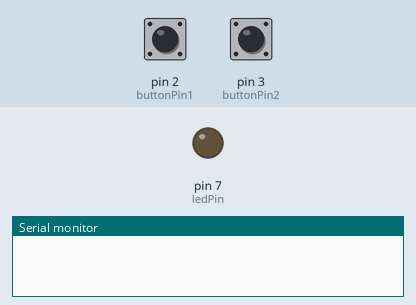
Bench run of a sketch on a simulated Arduino Uno, built with avr-gcc and run on an emulated ATmega328P. Parts: output pins drawn as LEDs (lit = HIGH), the last lines printed to the serial monitor. Inputs (shaded band) come from the test bench; at power-on: pin 3 (buttonPin2) LOW, pin 2 (buttonPin1) LOW.

Above: at 1.2 s.
1.3 s: pin 3 (buttonPin2) pulled HIGH for 0.15 s
At 1.4 s:
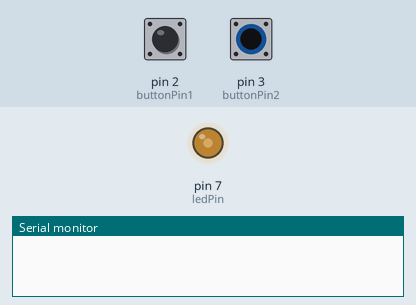
3.0 s: pin 2 (buttonPin1) pulled HIGH for 0.15 s
5.0 s: pin 3 (buttonPin2) pulled HIGH for 1 s
At 5.5 s:
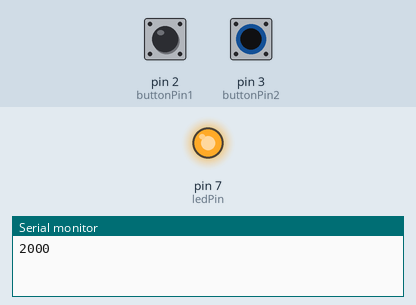
Timing chart, 0 to 14.5 s (numbered marks = the images above; inputs shaded):
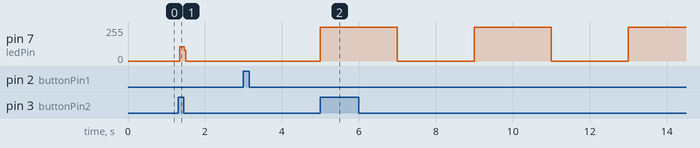

Measured:
- after the input at 1.3 s, pin 7 (ledPin): 0/255 → 108/255 at once, → 0/255 0.12 s later
- after the input at 5.0 s, pin 7 (ledPin): alternates 255/255 for 2.0 s and 0/255 for 2.0 s, starting at once

The sketch:

LUCES-NAVIDAD.ino
```cpp
const int buttonPin1 = 2;
const int buttonPin2 = 3;
const int ledPin = 7;

int buttonState1 = 0;
int buttonState2 = 0;

int variable = 0;

void setup() {
  pinMode(buttonPin1, INPUT);
  pinMode(buttonPin2, INPUT);
  pinMode(ledPin, OUTPUT);
  Serial.begin(9600);
}

void loop() {
  buttonState1 = digitalRead(buttonPin1);
  buttonState2 = digitalRead(buttonPin2);
  if (buttonState1 == HIGH) {
    variable += 2000;
    delay(500);
    Serial.println(variable);
  }

  if (buttonState2 == HIGH && buttonState1 == LOW) {
    for(int i = 0;i<10; i++){
    blinkLED(variable);
    }
  }

  if (buttonState1 == HIGH && buttonState2 == HIGH) {
    variable = 0;
    delay(500);
    Serial.println(variable);
  }
}

void blinkLED(int interval) {
  digitalWrite(ledPin, HIGH);
  delay(interval);
  digitalWrite(ledPin, LOW);
  delay(interval);
}
```
